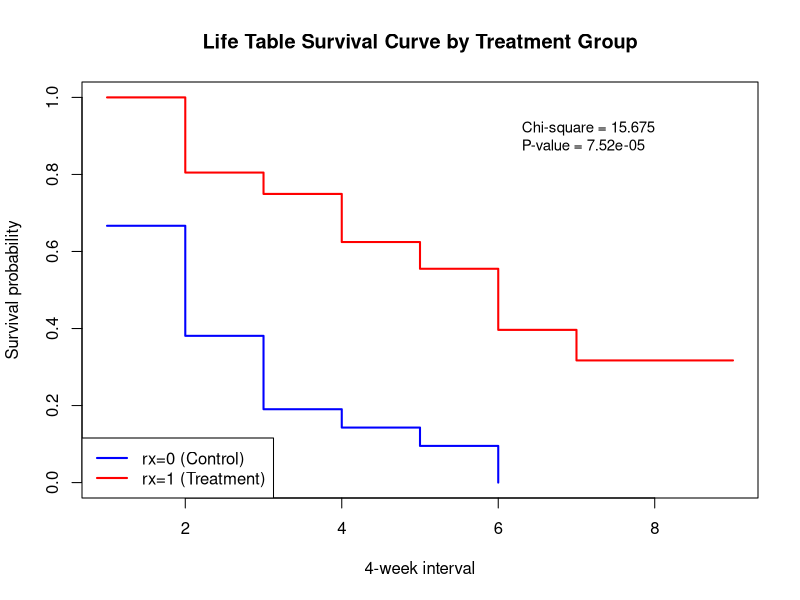
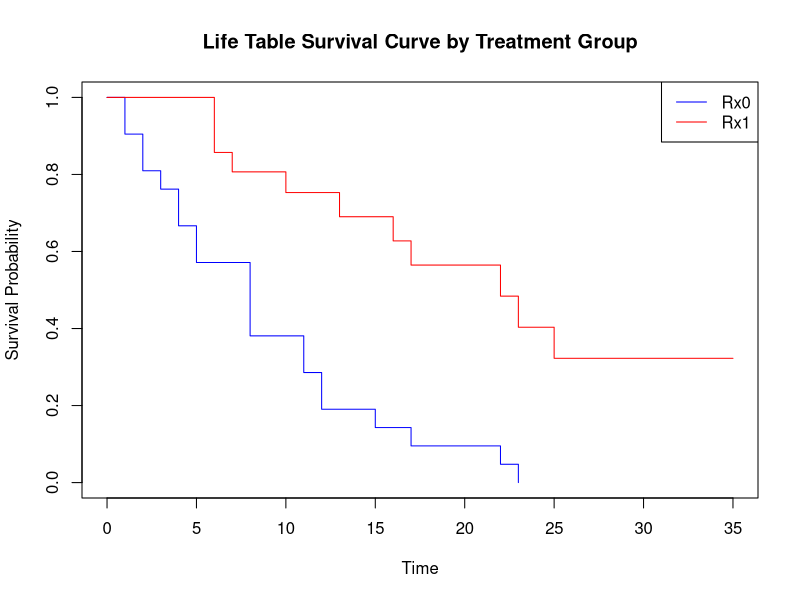
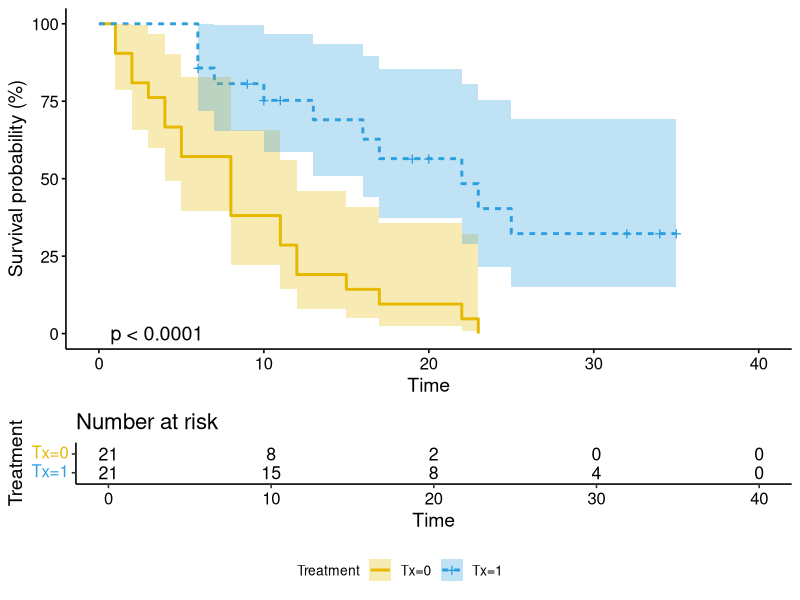
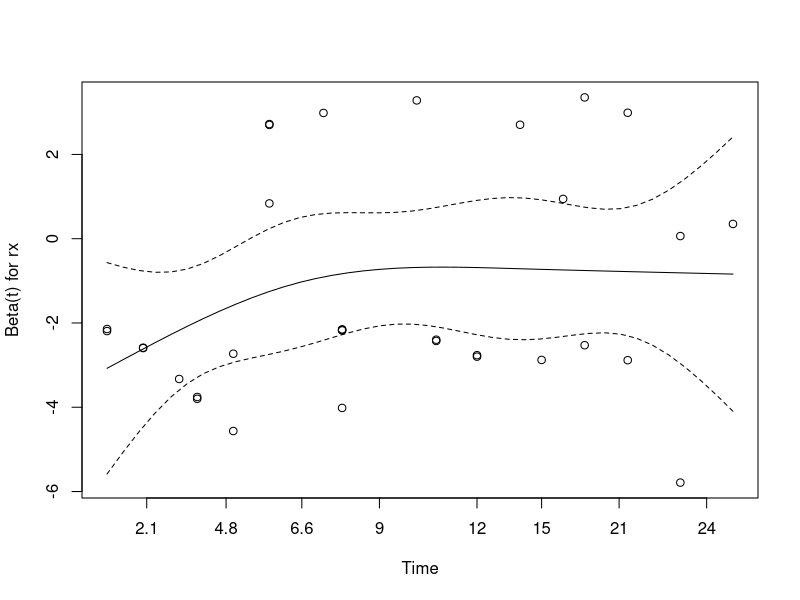
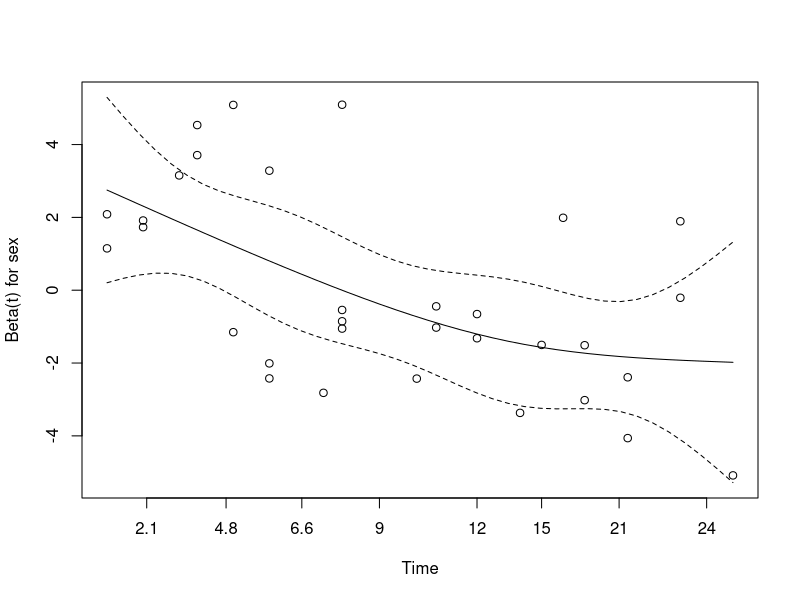
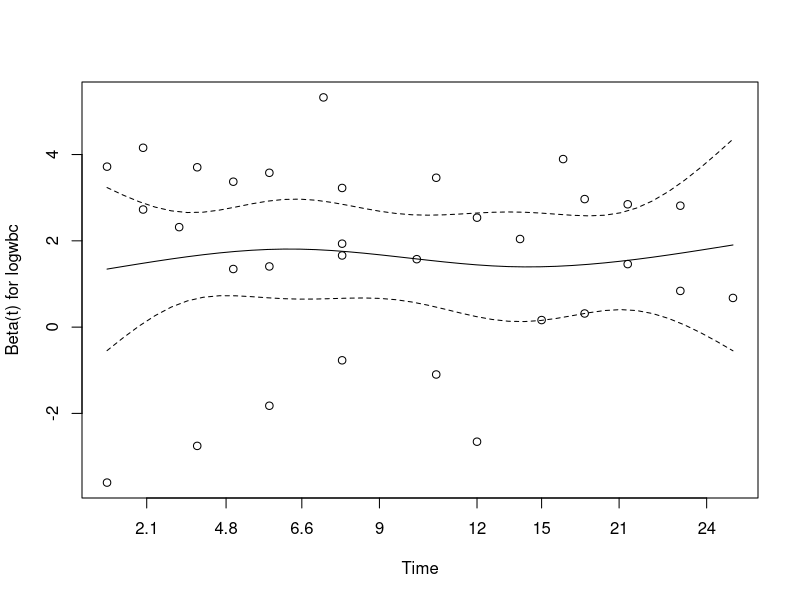
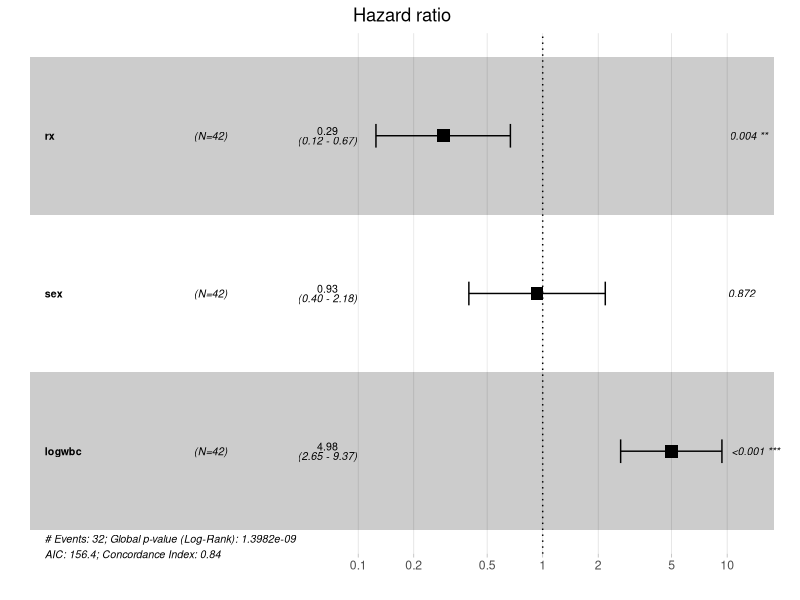

Source code (R) for these figures, in order:
# 보건의료통계학 - 부산대학교 김남권 교수

################################################################################
# 13강. 생존분석
################################################################################

library(survival)   # Surv, survdiff, survfit, coxph, cox.zph
library(survminer)  # ggsurvplot, ggforest

# 이 강의의 자료(leukemia)는 코드 안에서 직접 만들므로 데이터 파일이 필요 없습니다.

##### 1. Data

# Leukemia data 분석

leukemia <- data.frame(
  id = c(1, 2, 3, 4, 5, 6, 7, 8, 9, 10, 11, 12, 13, 14, 15, 16, 17, 18, 19, 20, 21, 
         22, 23, 24, 25, 26, 27, 28, 29, 30, 31, 32, 33, 34, 35, 36, 37, 38, 39, 40, 41, 42),
  rx = c(0, 0, 0, 0, 0, 0, 0, 0, 0, 0, 0, 0, 0, 0, 0, 0, 0, 0, 0, 0, 0, 
         1, 1, 1, 1, 1, 1, 1, 1, 1, 1, 1, 1, 1, 1, 1, 1, 1, 1, 1, 1, 1),
  survt = c(17, 22, 12, 11, 8, 1, 15, 2, 8, 1, 12, 5, 8, 5, 4, 8, 11, 4, 3, 2, 23, 
            7, 6, 10, 32, 6, 16, 13, 11, 34, 22, 6, 32, 6, 17, 20, 23, 25, 9, 19, 10, 35),
  status = c(1, 1, 1, 1, 1, 1, 1, 1, 1, 1, 1, 1, 1, 1, 1, 1, 1, 1, 1, 1, 1, 
             1, 1, 1, 0, 0, 1, 1, 0, 0, 1, 1, 0, 1, 1, 0, 1, 1, 0, 0, 0, 0),
  sex = c(0, 0, 0, 0, 0, 1, 0, 1, 1, 1, 0, 0, 0, 1, 1, 0, 0, 1, 1, 1, 1, 
          0, 0, 0, 1, 0, 1, 0, 0, 1, 0, 0, 1, 1, 0, 1, 1, 0, 0, 1, 0, 1),
  logwbc = c(2.95, 2.73, 3.06, 3.49, 3.05, 5, 2.3, 4.91, 3.26, 2.8, 1.5, 3.97, 
             3.52, 3.49, 2.42, 2.32, 2.12, 4.36, 4.01, 4.48, 1.97, 4.43, 2.31, 2.96, 
             2.53, 3.2, 3.6, 2.88, 2.6, 1.47, 2.32, 3.28, 2.2, 4.06, 2.16, 2.01, 2.57, 
             1.78, 2.8, 2.05, 2.7, 1.45),
  lwbc3 = c(2, 2, 3, 3, 3, 3, 1, 3, 3, 2, 1, 3, 3, 3, 2, 2, 1, 3, 3, 3, 1, 
            3, 2, 2, 2, 3, 3, 2, 2, 1, 2, 3, 3, 1, 2, 1, 2, 2, 1, 2, 1, 3)
)

# -----------------------------
# 2. 4주 단위 구간 만들기
# -----------------------------
max_time <- max(leukemia$survt)
breaks <- seq(0, max_time + 4, by = 4)

# -----------------------------
# 3. Life Table 계산 함수 정의
# -----------------------------
make_life_table <- function(df, breaks) {
  
  # 구간별 사망 수
  deaths <- hist(df$survt[df$status == 1],
                 breaks = breaks, plot = FALSE)$counts
  
  # 구간별 검열 수
  cens <- hist(df$survt[df$status == 0],
               breaks = breaks, plot = FALSE)$counts
  
  # 구간 시작 시점 위험집단 수
  n_risk <- numeric(length(deaths))
  n_risk[1] <- nrow(df)
  for (i in 2:length(deaths)) {
    n_risk[i] <- n_risk[i-1] - deaths[i-1] - cens[i-1]
  }
  
  # 생명표 공식
  q <- deaths / (n_risk - cens/2)   # 구간 사망률
  p <- 1 - q                        # 구간 생존률
  S <- cumprod(p)                   # 누적 생존함수
  
  return(data.frame(
    interval_start = head(breaks, -1),
    interval_end   = tail(breaks, -1),
    n_risk = n_risk,
    deaths = deaths,
    censored = cens,
    q = round(q, 4),
    p = round(p, 4),
    survival = round(S, 4)
  ))
}

# -----------------------------
# 4. 그룹별 Life Table 생성
# -----------------------------
leuk_0 <- subset(leukemia, rx == 0)
leuk_1 <- subset(leukemia, rx == 1)

lt_0 <- make_life_table(leuk_0, breaks)
lt_1 <- make_life_table(leuk_1, breaks)

lt_0   # rx=0 생명표
lt_1   # rx=1 생명표

# -----------------------------
# 5. 두 그룹 Life Table Survival Curve 비교 + p-value 추가
# -----------------------------
plot(lt_0$survival, type="s", col="blue", lwd=2, ylim=c(0,1),
     xlab="4-week interval", ylab="Survival probability",
     main="Life Table Survival Curve by Treatment Group")

lines(lt_1$survival, type="s", col="red", lwd=2)

legend("bottomleft",
       legend=c("rx=0 (Control)", "rx=1 (Treatment)"),
       col=c("blue","red"), lwd=2, lty=1)

# -----------------------------
# 6. log-rank test
# -----------------------------
surv_obj <- Surv(leukemia$survt, leukemia$status)
fit <- survdiff(surv_obj ~ rx, data = leukemia)
chi_sq <- fit$chisq
p_value <- 1 - pchisq(chi_sq, df=1)

# -----------------------------
# 그래프 오른쪽 위에 chi-square & p-value 표시
# -----------------------------
text(
  x = max(1:length(lt_0$survival)) * 0.70,   # x 위치 (그래프 오른쪽)
  y = 0.90,                                   # y 위치 (상단)
  labels = paste0("Chi-square = ", round(chi_sq, 3), 
                  "\nP-value = ", signif(p_value, 3)),
  adj = 0,
  cex = 0.9
)

# 2. Kaplan-Meier 추정 (두 그룹 간 생존곡선 비교)

km_fit <- survfit(Surv(survt, status) ~ rx, data = leukemia)

summary(km_fit)

plot(km_fit, 
     main = "Life Table Survival Curve by Treatment Group", 
     xlab = "Time", 
     ylab = "Survival Probability", 
     col = c("blue", "red"),
     lty = 1) # 선 스타일 설정

legend("topright", legend = c("Rx0", "Rx1"), col = c("blue", "red"), lty = 1) # 범례 추가

ggsurvplot(km_fit, data=leukemia, conf.int = TRUE, pval = TRUE, fun = "pct", risk.table = TRUE,
           size = 1, linetype = "strata", palette = c("#E7B800", "#2E9FDF"),
           legend = "bottom", legend.title = "Treatment", legend.labs = c("Tx=0", "Tx=1"))

survdiff(Surv(survt, status) ~ rx, data = leukemia)


# 3. Cox 비례위험모델 (Cox Proportional Hazards Model)

cox_fit <- coxph(Surv(survt, status) ~ rx + sex + logwbc, data = leukemia)

summary(cox_fit)

ph_assumption <- cox.zph(cox_fit)

print(ph_assumption)

plot(ph_assumption, var = "rx")
plot(ph_assumption, var = "sex")
plot(ph_assumption, var = "logwbc")

ggforest(cox_fit, data=leukemia)
